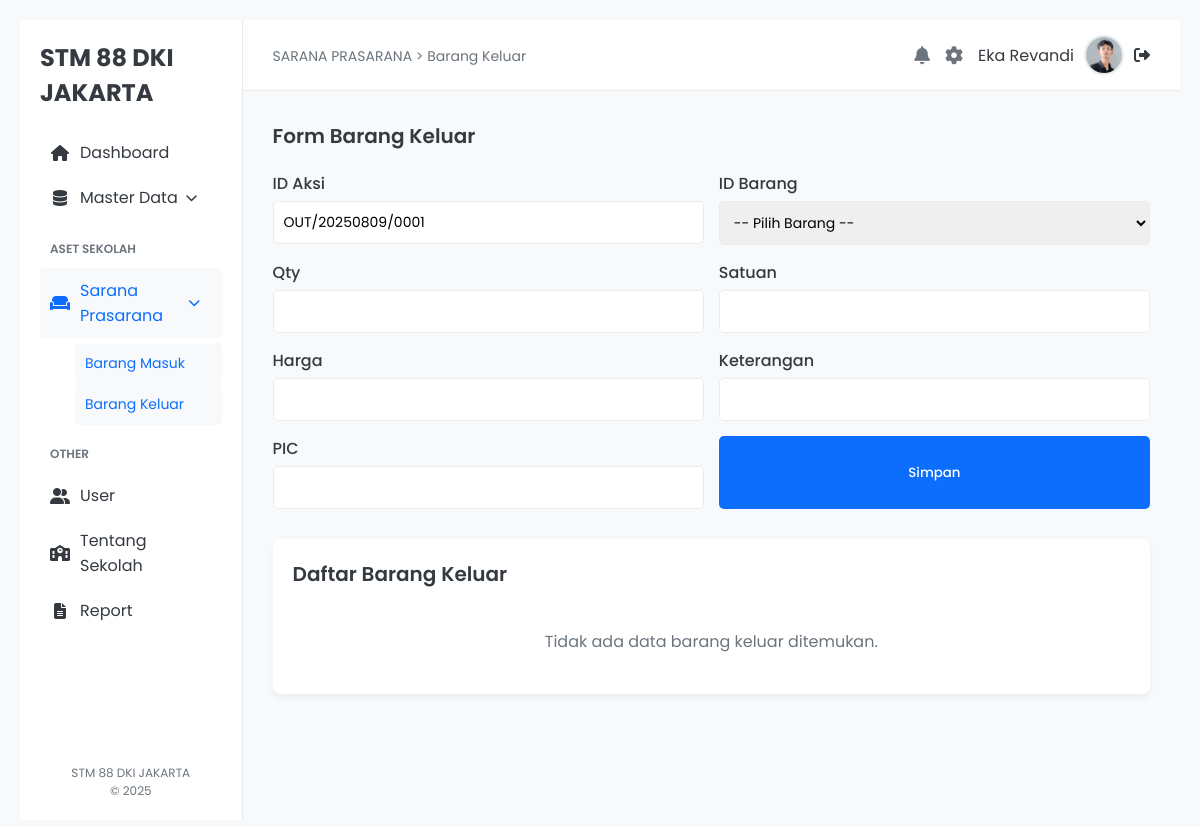
The app's page /outbound.php (signed in) with its own data.
### tables this page shows
CREATE TABLE `user` (
  `id_user` int(10) UNSIGNED NOT NULL,
  `username` varchar(50) NOT NULL,
  `nama` varchar(100) NOT NULL,
  `password` varchar(255) NOT NULL,
  `email` varchar(100) NOT NULL,
  `no_hp` varchar(15) NOT NULL,
  `status` enum('admin','user') NOT NULL,
  `profile_pic` varchar(255) DEFAULT 'default-user.png'
);

### outbound.php (the view, shortened to what this page needs)
<?php
include 'koneksi.php';
$username = $_SESSION['username'];
$stmt_user = $conn->prepare("SELECT nama, profile_pic FROM user WHERE username = ?");
$stmt_user->bind_param("s", $username);
$stmt_user->execute();
$result_user = $stmt_user->get_result();
$user_data = $result_user->fetch_assoc();
$conn = new mysqli("localhost", "root", "", "inventori_sekolah_88");
$tanggalHariIni = date('Ymd');
$prefix = "OUT/$tanggalHariIni/";
$queryLast = "SELECT id_aksi FROM aksi_barang WHERE id_aksi LIKE '$prefix%' ORDER BY id_aksi DESC LIMIT 1";
$resultLast = $conn->query($queryLast);
if ($resultLast && $rowLast = $resultLast->fetch_assoc()) {
    $lastNumber = (int)substr($rowLast['id_aksi'], -4);
    $nextNumber = str_pad($lastNumber + 1, 4, '0', STR_PAD_LEFT);
} else {
    $nextNumber = '0001';
}
$idAksiBaru = $prefix . $nextNumber;
?>
<!DOCTYPE html>
<html lang="id">
<head>
    <link rel="stylesheet" href="style/style.css">
    <link rel="stylesheet" href="style/outbound-style.css">
    <link rel="stylesheet" href="https://cdnjs.cloudflare.com/ajax/libs/font-awesome/6.5.2/css/all.min.css">
</head>
<body>
    <div class="dashboard-container">
        <aside class="sidebar">
            <div class="sidebar-header">
                <div class="logo">STM 88 DKI JAKARTA</div>
            </div>
            <nav class="sidebar-nav">
                <ul class="main-menu">
                    <li class="menu-item">
                        <a href="index.php"><i class="fas fa-home"></i>Dashboard</a>
                    </li>
                    <li class="menu-item dropdown">
                        <a href="#"><i class="fas fa-database"></i>Master Data <i class="fas fa-chevron-down dropdown-arrow"></i></a>
                    </li>
                </ul>
                <h3>ASET SEKOLAH</h3>
                <ul class="main-menu">
                    <li class="menu-item active dropdown">
                        <a href="#"><i class="fas fa-couch"></i>Sarana Prasarana <i class="fas fa-chevron-down dropdown-arrow"></i></a>
                        <ul class="submenu">
                            <li><a href="inbound.php">Barang Masuk</a></li>
                            <li class="active"><a href="outbound.php">Barang Keluar</a></li>
                        </ul>
                    </li>
                </ul>
                <h3>OTHER</h3>
                <ul class="main-menu">
                    <li class="menu-item">
                        <a href="user.php"><i class="fas fa-user-friends"></i>User</a>
                    </li>
                    <li class="menu-item">
                        <a href="sekolah.php"><i class="fa-solid fa-school"></i>Tentang Sekolah</a>
                    </li>
                    <li class="menu-item">
                        <a href="#"><i class="fas fa-file-alt"></i>Report</a>
                    </li>
                </ul>
            </nav>
            <div class="sidebar-footer">
                <p>STM 88 DKI JAKARTA</p>
                <p>&copy; 2025</p>
            </div>
        </aside>
        <main class="main-content">
            <header class="top-bar">
                <div class="top-bar-left">
                    <span class="breadcrumb">SARANA PRASARANA > Barang Keluar</span>
                </div>
                <div class="top-bar-right">
                    <a href="#" class="icon-link"><i class="fas fa-bell"></i></a>
                    <a href="profile.php" class="icon-link" title="Pengaturan Profil"><i class="fas fa-cog"></i></a>
                    <div class="user-profile">
                        <span><?php echo htmlspecialchars($user_data['nama']); ?></span>
                        <img src="assets/<?php echo htmlspecialchars($user_data['profile_pic']); ?>" alt="User Profile">
                        <a href="logout.php" title="Logout" class="logout-link"><i class="fas fa-sign-out-alt"></i></a>
                    </div>
                </div>
            </header>
            <div class="content-wrapper">
                <div class="form-container">
                    <h2>Form Barang Keluar</h2>
                    <form method="POST" action="" class="form-outbound">
                        <div class="form-group">
                            <label for="id_aksi">ID Aksi</label>
                            <input type="text" name="id_aksi" id="id_aksi" value="<?= $idAksiBaru ?>" readonly>
                        </div>
                        <div class="form-group">
                            <label for="id_barang">ID Barang</label>
                            <select name="id_barang" id="id_barang" required>
                                <option value="">-- Pilih Barang --</option>
                            </select>
                        </div>
                        <div class="form-group">
                            <label for="qty">Qty</label>
                            <input type="number" name="qty" id="qty" required>
                        </div>
                        <div class="form-group">
                            <label for="satuan">Satuan</label>
                            <input type="text" name="satuan" id="satuan" required>
                        </div>
                        <div class="form-group">
                            <label for="harga">Harga</label>
                            <input type="number" name="harga" id="harga" required>
                        </div>
                        <div class="form-group">
                            <label for="keterangan">Keterangan</label>
                            <input type="text" name="keterangan" id="keterangan">
                        </div>
                        <div class="form-group">
                            <label for="pic">PIC</label>
                            <input type="text" name="pic" id="pic" required>
                        </div>
                        <button type="submit" class="btn-submit">Simpan</button>
                    </form>
                </div>
                <div class="data-table-container">
                    <h3>Daftar Barang Keluar</h3>
                    <?php
                    $query = "SELECT aksi.*, barang.nama_barang
                              FROM aksi_barang AS aksi
                              JOIN barang AS barang ON aksi.id_barang = barang.id_barang
                              WHERE aksi.aksi = 'Keluar'
                              ORDER BY aksi.timestamp DESC";
                    $data = $conn->query($query);
                    ?>
                    <?php if ($data->num_rows > 0): ?>
                    <table>
                        <thead>
                            <tr>
                                <th>ID Aksi</th>
                                <th>ID Barang</th>
                                <th>Nama Barang</th>
                                <th>Qty</th>
                                <th>Harga</th>
                                <th>Total</th>
                                <th>Keterangan</th>
                                <th>PIC</th>
                                <th>Waktu</th>
                            </tr>
                        </thead>
                        <tbody>
                            <?php while ($row = $data->fetch_assoc()): ?>
                            <tr>
                                <td data-label="ID Aksi"><?= $row['id_aksi'] ?></td>
                                <td data-label="ID Barang"><?= $row['id_barang'] ?></td>
                                <td data-label="Nama Barang"><?= $row['nama_barang'] ?></td>
                                <td data-label="Qty"><?= $row['qty'] ?></td>
                                <td data-label="Harga"><?= number_format($row['harga']) ?></td>
                                <td data-label="Total"><?= number_format($row['total_harga']) ?></td>
                                <td data-label="Keterangan"><?= $row['keterangan'] ?></td>
                                <td data-label="PIC"><?= $row['pic'] ?></td>
                                <td data-label="Waktu"><?= $row['timestamp'] ?></td>
                            </tr>
                            <?php endwhile; ?>
                        </tbody>
                    </table>
                    <?php else: ?>
                        <p class="not-found">Tidak ada data barang keluar ditemukan.</p>
                    <?php endif; ?>
                </div>
            </div>
        </main>
    </div>
</body>
</html>

### style/style.css (style rules this page uses)
:root { --primary-color: #0d6efd; --secondary-color: #6c757d; --success-color: #28a745; --warning-color: #ffc107; --danger-color: #dc3545; --info-color: #17a2b8; --dark-color: #343a40; --light-bg-color: #f8f9fa; --white-color: #fff; --gray-color: #6c757d; --border-color: #e9ecef; --sidebar-width: 250px; }
* { box-sizing: border-box; margin: 0; padding: 0; font-family: 'Poppins', sans-serif; }
body { background-color: var(--light-bg-color); color: var(--dark-color); }
a { text-decoration: none; color: inherit; }
ul { list-style: none; }
.dashboard-container { display: flex; min-height: 100vh; }
.sidebar { width: var(--sidebar-width); background-color: var(--white-color); border-right: 1px solid var(--border-color); padding: 20px; display: flex; flex-direction: column; }
.sidebar-header { display: flex; align-items: center; margin-bottom: 20px; }
.logo { font-weight: 700; font-size: 24px; color: var(--dark-color); }
.sidebar-nav h3 { text-transform: uppercase; font-size: 12px; color: var(--gray-color); margin: 20px 0 10px; padding-left: 10px; }
.main-menu .menu-item a { display: flex; align-items: center; padding: 10px; border-radius: 5px; color: var(--dark-color); transition: background-color 0.2s ease; }
.main-menu .menu-item a:hover, .main-menu .menu-item.active a { background-color: var(--light-bg-color); color: var(--primary-color); }
.main-menu .menu-item a i { margin-right: 10px; width: 20px; text-align: center; }
.dropdown-arrow { margin-left: auto; font-size: 12px; transition: transform 0.2s ease; }
.submenu { padding-left: 35px; display: none; margin-top: 5px; }
.submenu li a { font-size: 14px; padding: 5px 10px; }
.menu-item.active .submenu { display: block; }
.sidebar-footer { margin-top: auto; font-size: 12px; color: var(--gray-color); text-align: center; }
.main-content { flex-grow: 1; }
.top-bar { display: flex; justify-content: space-between; align-items: center; padding: 15px 30px; background-color: var(--white-color); border-bottom: 1px solid var(--border-color); }
.breadcrumb { font-size: 14px; color: var(--gray-color); }
.top-bar-right { display: flex; align-items: center; gap: 15px; }
.icon-link { font-size: 18px; color: var(--gray-color); }
.user-profile { display: flex; align-items: center; gap: 10px; }
.user-profile img { width: 40px; height: 40px; border-radius: 50%; border: 2px solid var(--border-color); }
.content-wrapper { padding: 30px; }
.data-table-container { background-color: var(--white-color); border-radius: 8px; box-shadow: 0 4px 6px rgba(0, 0, 0, 0.05); padding: 20px; }

### style/outbound-style.css (style rules this page uses)
:root { --primary-color: #0d6efd; --dark-color: #343a40; --gray-color: #6c757d; --light-bg-color: #f8f9fa; --white-color: #fff; --border-color: #e9ecef; }
body { font-family: 'Poppins', sans-serif; background-color: var(--light-bg-color); color: var(--dark-color); margin: 0; padding: 20px; }
h2, h3 { font-size: 20px; font-weight: 600; margin-bottom: 20px; }
.form-outbound { display: grid; grid-template-columns: 1fr; gap: 15px; margin-bottom: 30px; }
.form-group { display: flex; flex-direction: column; }
.form-group label { margin-bottom: 5px; font-weight: 500; color: var(--dark-color); }
.form-group input, .form-group select, .form-group textarea { padding: 10px; border: 1px solid var(--border-color); border-radius: 5px; font-size: 14px; width: 100%; box-sizing: border-box; }
.btn-submit { padding: 10px 20px; background-color: var(--primary-color); color: var(--white-color); border: none; border-radius: 5px; cursor: pointer; font-weight: 500; transition: background-color 0.2s ease; }
.not-found { text-align: center; color: var(--gray-color); padding: 20px; font-size: 16px; }
@media (min-width: 600px) { .form-outbound { grid-template-columns: 1fr 1fr; } }

### records on screen
user: nama "Eka Revandi", profile_pic (picture)
